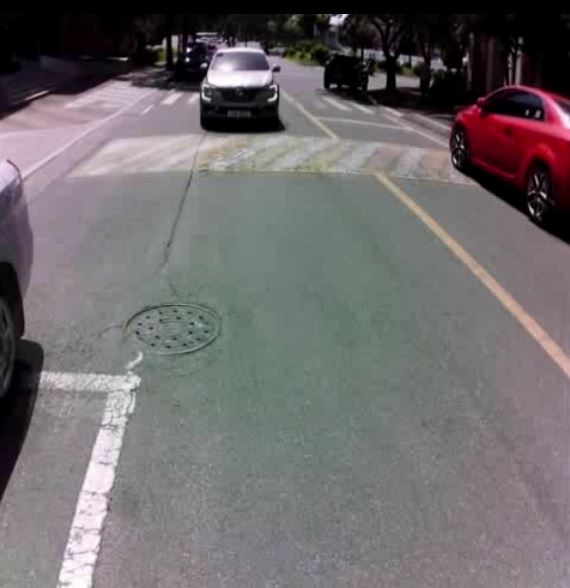
//> input picture vehicle_detection/sample_image/vehicle1.jpg, 570 x 588 px
$ ./image   (built with g++ and OpenCV 4)
//> lines starting //> are read from the running program, lines starting //| are printed output that depends on the picture; after the words box and inside, x2 and y2 are one past the last pixel; in counts of white or black regions, pixels touching at a corner belong together
### vehicle_detection/set_up.h
#pragma once

#include <opencv2/core.hpp>
#include <opencv2/imgcodecs.hpp>
#include <opencv2/highgui.hpp>
#include <opencv2/opencv.hpp>

#include <iostream>
#include <cstdlib>

using namespace cv;
using namespace std;

Mat COLOR_image;
Mat ROI_image;
Mat GRAY_image;
Mat binary_imageInv;
Mat binary_image;
Mat Dilate_binary;


 // int Horizontal = 640, vertical = 480;
int Horizontal = 1280, vertical = 720;


// [12 lines left out: function set_up, not called in this run]

### vehicle_detection/image.cpp
#include <opencv2/core.hpp>
#include <opencv2/imgcodecs.hpp>
#include <opencv2/highgui.hpp>
#include <opencv2/opencv.hpp>

#include <iostream>
#include <cstdlib>

#include "set_up.h"

using namespace cv;
using namespace std;

Mat COLOR_image;
Mat ROI_image;
Mat GRAY_image;
Mat binary_image;
Mat img_binary;

int main(int argc, char** argv)
{
	String imageName("C:/image/vehicle1.jpg"); // by default

	if (argc > 1)
	{
		imageName = argv[1];
	}

	COLOR_image = imread(imageName, IMREAD_COLOR);
//> COLOR_image is the input picture: 588 rows x 570 cols, CV_8UC3; mean B, G, R 108.4, 106.8, 110.8
	cvtColor(COLOR_image, GRAY_image, CV_RGB2GRAY);
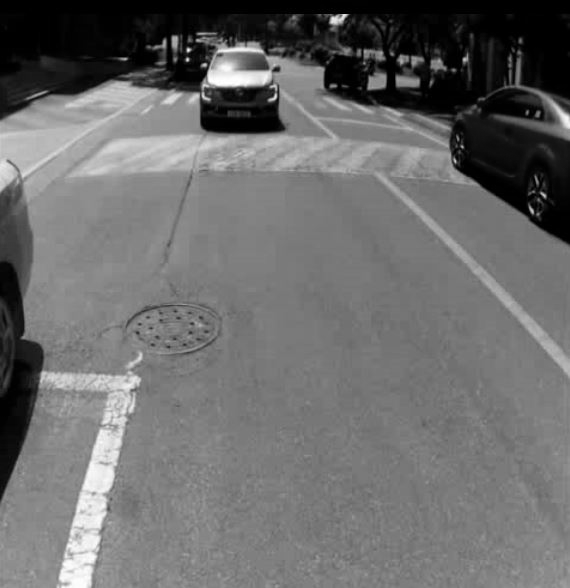
//> GRAY_image: 588 rows x 570 cols, CV_8UC1; min 0, max 255, mean 107.7
	threshold(GRAY_image, binary_image, 30, 255, CV_THRESH_BINARY);
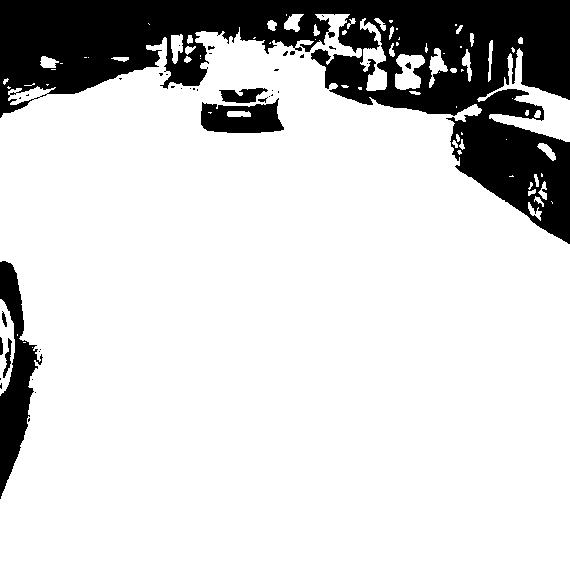
//> binary_image: 588 rows x 570 cols, CV_8UC1; 82.5% white; 40 black regions (31 under 20 px), largest, box (x1, y1, x2, y2) and area: (0, 0, 570, 244) 51522, (0, 261, 43, 499) 4282, (201, 98, 284, 133) 1980


	imshow("COLOR_image", COLOR_image);
	imshow("GRAY_image", GRAY_image);
	imshow("binary_image", binary_image);
	imshow("img_labels", img_labels);
//> (this line was passed over: img_labels is not available in this run)

	waitKey(0); // Wait for a keystroke in the window
	return 0;
}

$ run again, with vehicle_detection/sample_image/vehicle2.jpg copied over vehicle_detection/sample_image/vehicle1.jpg
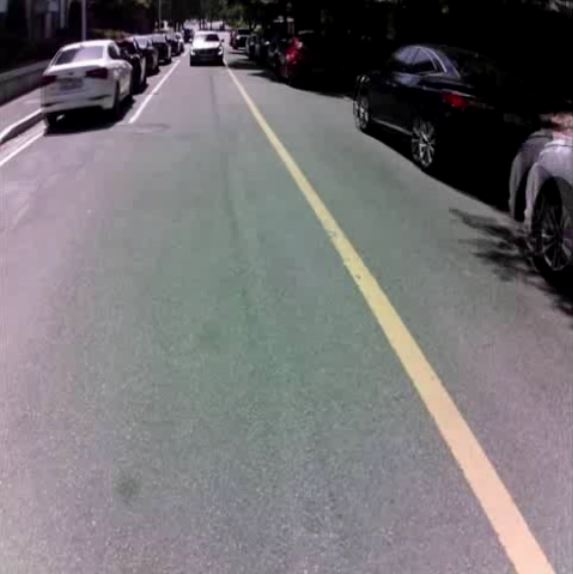
//> input picture vehicle_detection/sample_image/vehicle2.jpg, 573 x 574 px
//> COLOR_image is the input picture: 574 rows x 573 cols, CV_8UC3; mean B, G, R 115.9, 113, 116.1
//> `cvtColor(COLOR_image, GRAY_image, CV_RGB2GRAY);`:
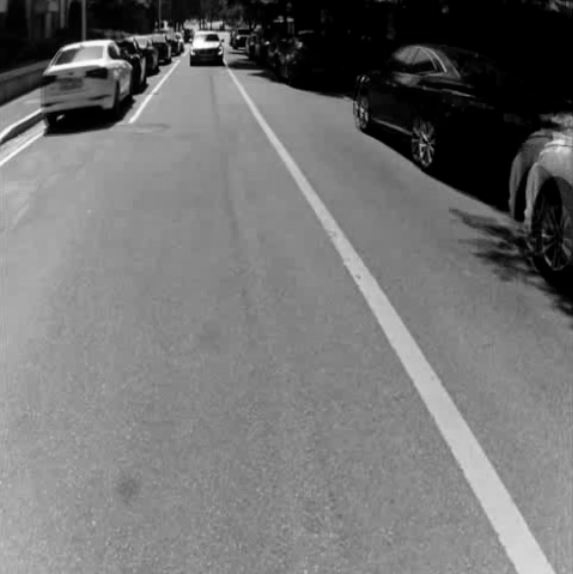
//> GRAY_image: 574 rows x 573 cols, CV_8UC1; min 0, max 254, mean 114.2
//> `threshold(GRAY_image, binary_image, 30, 255, CV_THRESH_BINARY);`:
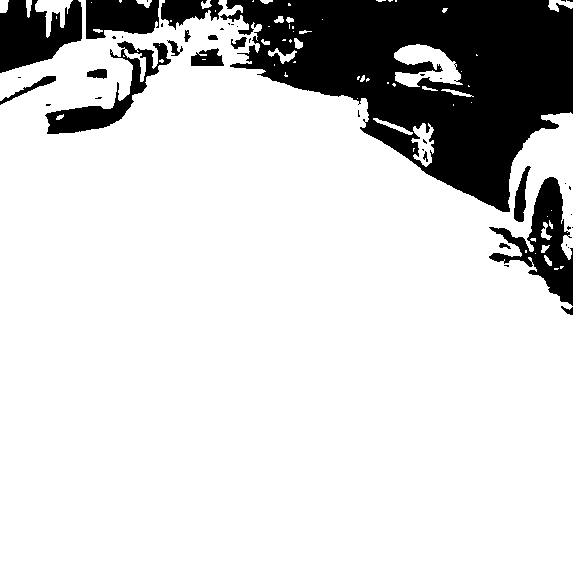
//> binary_image: 574 rows x 573 cols, CV_8UC1; 82.7% white; 44 black regions (27 under 20 px), largest, box (x1, y1, x2, y2) and area: (220, 0, 573, 212) 40860, (0, 0, 82, 73) 3974, (489, 177, 573, 306) 3968
